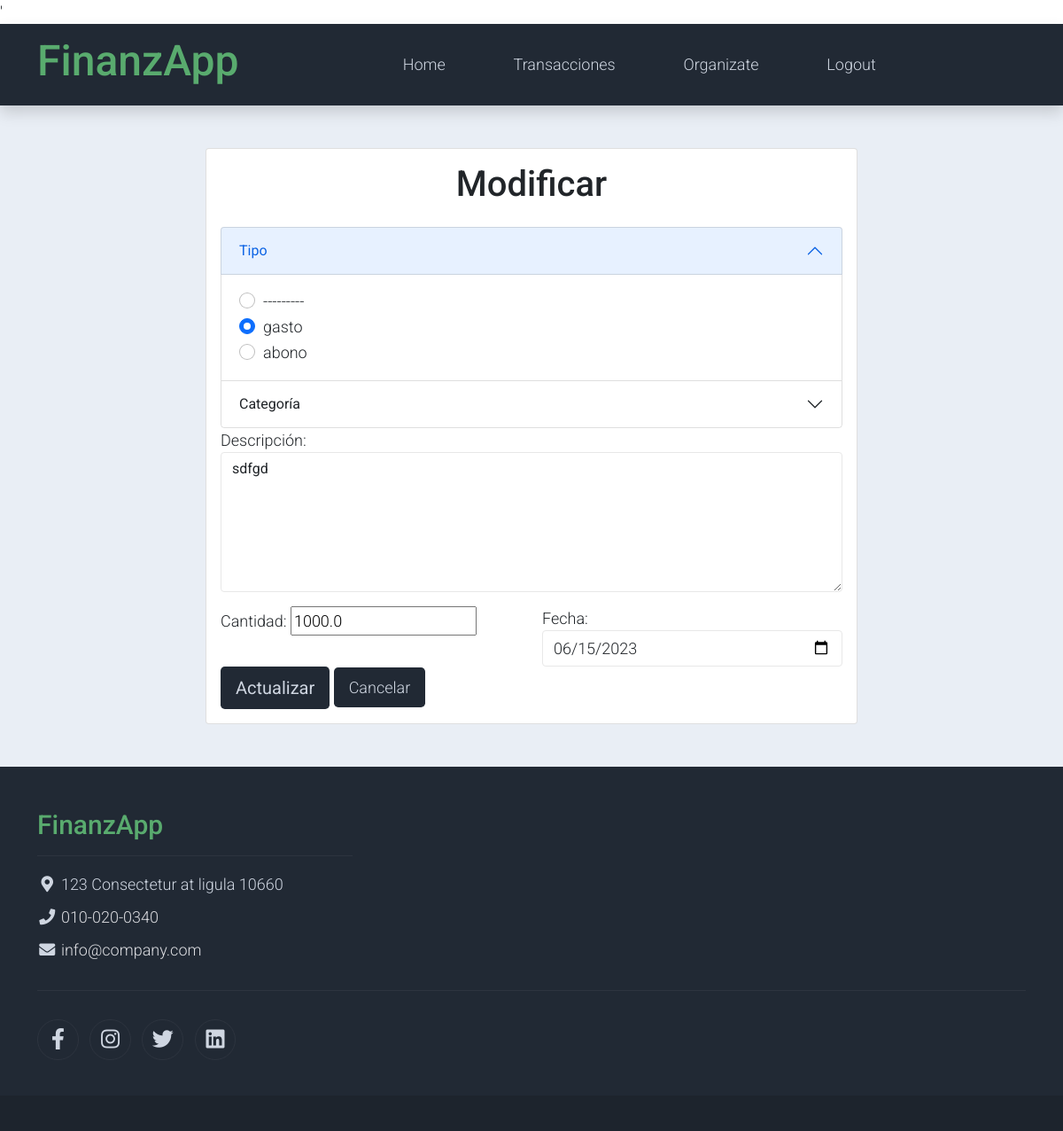
Before: /editTrans/33 (signed in) with the older database file.
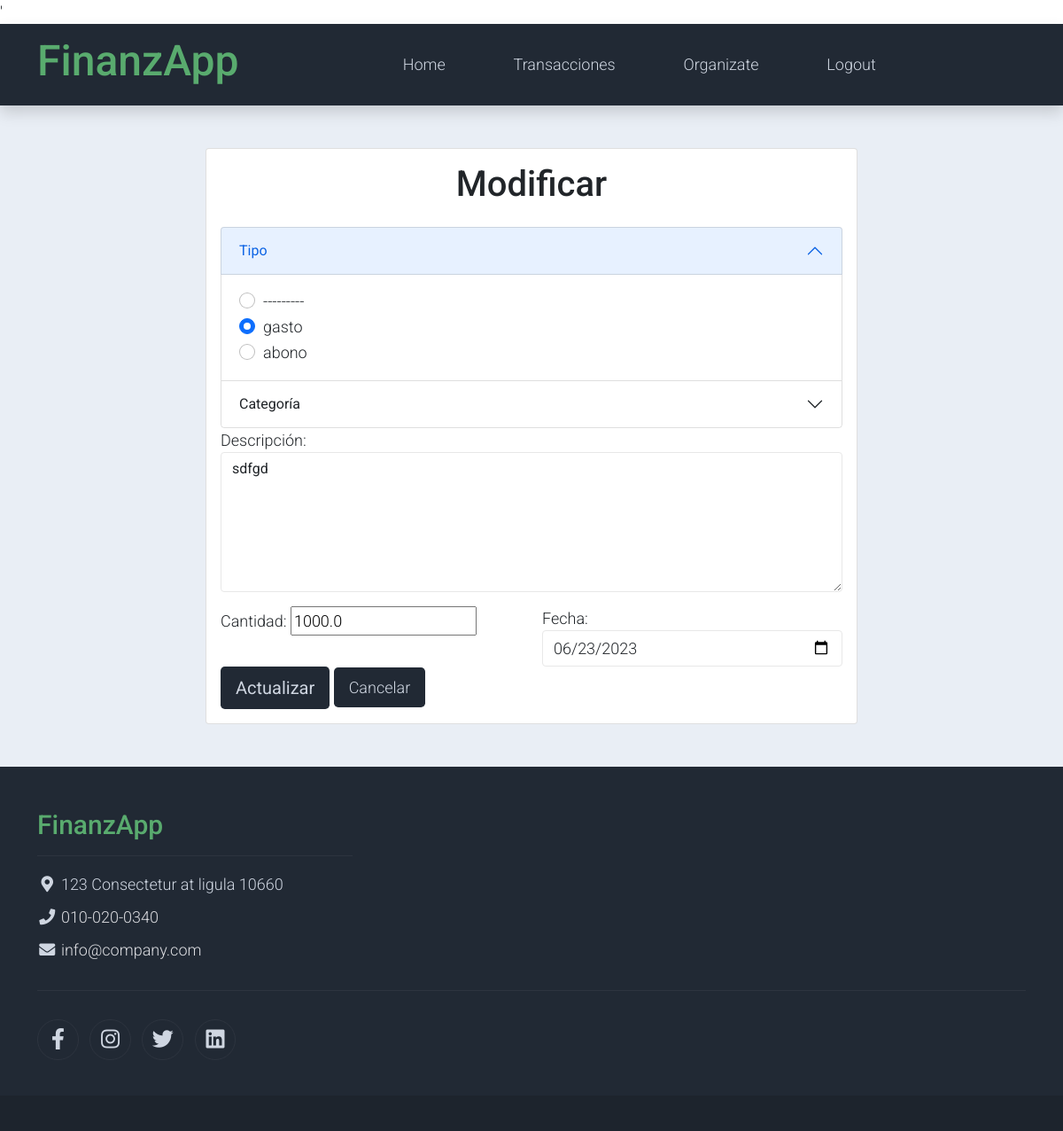
After: the same page with the newer database file.
### finanzapp/models.py (models this page shows)
class Transaction(models.Model):
    user = models.ForeignKey(User, on_delete=models.CASCADE, related_name="transactions")
    types = [('spend', 'gasto'), ('deposit', 'abono')]
    type = models.CharField(choices=types, max_length=100)
    description = models.TextField(max_length=500)
    amount = models.FloatField(default=0)
    date = models.DateField(default=timezone.now().strftime("%Y-%m-%d"))
    category = models.ForeignKey(Category, on_delete=models.CASCADE, related_name="transactions", blank=True, null=True)

### finanzapp/views.py (the view)
# urls.py: path('editTrans/<int:id_transaccion>', edit_trans, name='edit_trans'),
def edit_trans(request, id_transaccion):
    if request.user.is_authenticated:
        transaccion= Transaction.objects.filter(id=id_transaccion).first()
        if transaccion.user == request.user:
            form = EditTransactionForm(user=request.user, instance = transaccion)
            return render(request, "edit_trans.html", {"form": form, "transaction": transaccion})
        else:
            return redirect('list')
    else:
        return redirect('login')

### finanzapp/forms.py
class EditTransactionForm(forms.ModelForm):
    class Meta:
        model = Transaction
        fields = ["type", "description", "amount", "date", "category"]
    def __init__(self, *args, **kwargs):
        user = kwargs.pop('user', None)
        super(EditTransactionForm, self).__init__(*args, **kwargs)
        self.fields['category'].queryset = Category.objects.filter(user=user)
        self.fields['category'].label_from_instance = lambda obj: obj.name

### finanzapp/templates/edit_trans.html (shortened to what this page needs)
{% extends 'base.html' %}
{% block content %}
<section class="bg-light">
  <div class="container py-5">
    <div class="row">
      <div class="col-md-8 m-auto">
        <div class="card">
          <div class="card-body">
            <h1 class="text-center mb-4">Modificar</h1>
            <form action="/actualizarTrans/{{ transaction.id }}" method="post">
              <div class="accordion" id="accordionForm">
                <div class="accordion-item">
                  <h2 class="accordion-header" id="typeHeading">
                    <button class="accordion-button" type="button" data-bs-toggle="collapse" data-bs-target="#typeCollapse" aria-expanded="true" aria-controls="typeCollapse">
                      Tipo
                    </button>
                  </h2>
                  <div id="typeCollapse" class="accordion-collapse collapse show" aria-labelledby="typeHeading" data-bs-parent="#accordionForm">
                    <div class="accordion-body">
                      <div class="form-group">
                        {% for choice in form.type.field.choices %}
                          <div class="form-check">
                            <input class="form-check-input" type="radio" name="{{ form.type.name }}" id="{{ form.type.id_for_label }}_{{ forloop.counter }}" value="{{ choice.0 }}" {% if choice.0 == form.type.value %}checked{% endif %}>
                            <label class="form-check-label" for="{{ form.type.id_for_label }}_{{ forloop.counter }}">
                              {{ choice.1 }}
                            </label>
                          </div>
                        {% endfor %}
                      </div>
                    </div>
                  </div>
                </div>
                <div class="accordion-item">
                  <h2 class="accordion-header" id="categoryHeading">
                    <button class="accordion-button collapsed" type="button" data-bs-toggle="collapse" data-bs-target="#categoryCollapse" aria-expanded="false" aria-controls="categoryCollapse">
                      Categoría
                    </button>
                  </h2>
                </div>
              </div>
              <div class="mb-3">
                <label for="{{ form.description.id_for_label }}">Descripción:</label>
                <div>
                  <textarea class="form-control" id="{{ form.description.id_for_label }}" name="{{ form.description.html_name }}" cols="40" rows="6">{{ form.description.value }}</textarea>
                </div>
              </div>
              <div class="row">
                <div class="col-md-6">
                  <div class="form-group">
                    <label for="{{ form.amount.id_for_label }}">Cantidad:</label>
                    {{ form.amount }}
                  </div>
                </div>
                <div class="col-md-6">
                  <div class="form-group">
                    <label for="{{ form.date.id_for_label }}">Fecha:</label>
                    <input type="date" class="form-control" id="{{ form.date.id_for_label }}" name="{{ form.date.name }}" value="{{ form.date.value|date:'Y-m-d' }}">
                  </div>
                </div>
              </div>
              <button type="submit" class="btn bg-dark btn-lg px-3 text-light">Actualizar</button>
              <a href="/list" class="btn bg-dark btn-lg px-3 text-light">Cancelar</a>
            </form>
          </div>
        </div>
      </div>
    </div>
  </div>
</section>
{% endblock %}

Changed rows visible on the page:
changed Transaction "☑ gasto": date "06/15/2023" → "06/23/2023"
